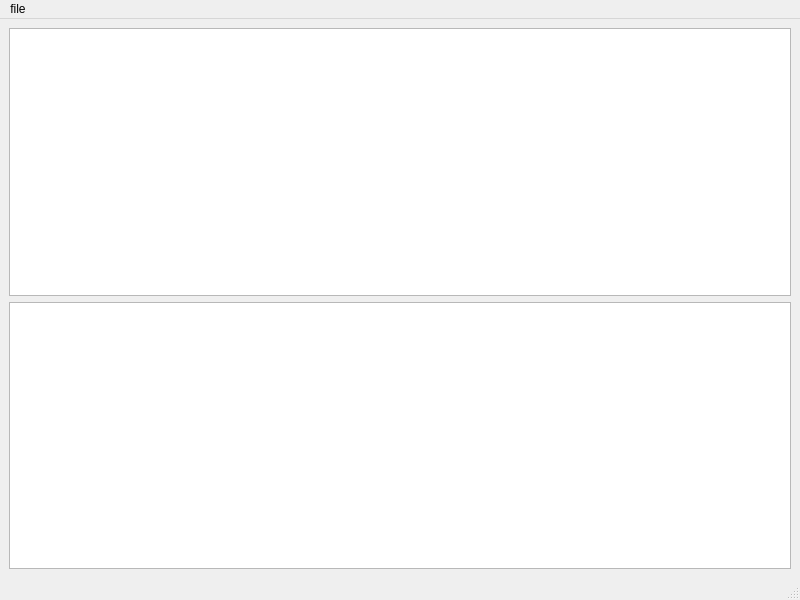
<?xml version="1.0" encoding="UTF-8"?>
<ui version="4.0">
 <class>MainWindow</class>
 <widget class="QMainWindow" name="MainWindow">
  <property name="geometry">
   <rect>
    <x>0</x>
    <y>0</y>
    <width>800</width>
    <height>600</height>
   </rect>
  </property>
  <property name="windowTitle">
   <string>MainWindow</string>
  </property>
  <widget class="QWidget" name="centralwidget">
   <layout class="QVBoxLayout" name="verticalLayout">
    <item>
     <widget class="PlotWidget" name="graphicsView"/>
    </item>
    <item>
     <widget class="PlotWidget" name="graphicsView_2"/>
    </item>
   </layout>
  </widget>
  <widget class="QMenuBar" name="menubar">
   <property name="geometry">
    <rect>
     <x>0</x>
     <y>0</y>
     <width>800</width>
     <height>26</height>
    </rect>
   </property>
   <widget class="QMenu" name="menufile">
    <property name="title">
     <string>file</string>
    </property>
    <addaction name="actionbrowse"/>
   </widget>
   <addaction name="menufile"/>
  </widget>
  <widget class="QStatusBar" name="statusbar"/>
  <action name="actionbrowse">
   <property name="text">
    <string>browse</string>
   </property>
  </action>
 </widget>
 <customwidgets>
  <customwidget>
   <class>PlotWidget</class>
   <extends>QGraphicsView</extends>
   <header>pyqtgraph</header>
  </customwidget>
 </customwidgets>
 <resources/>
 <connections/>
</ui>
